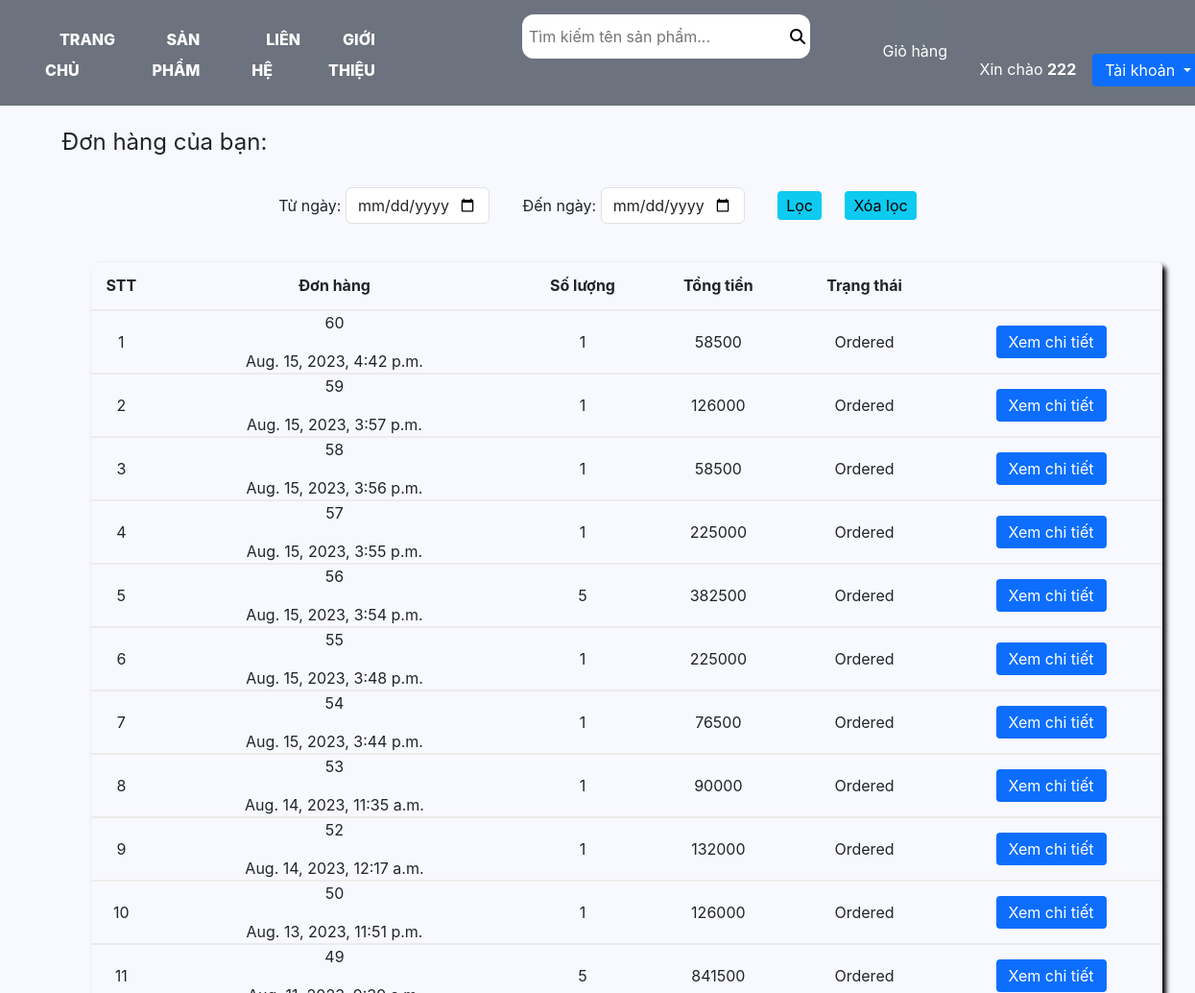
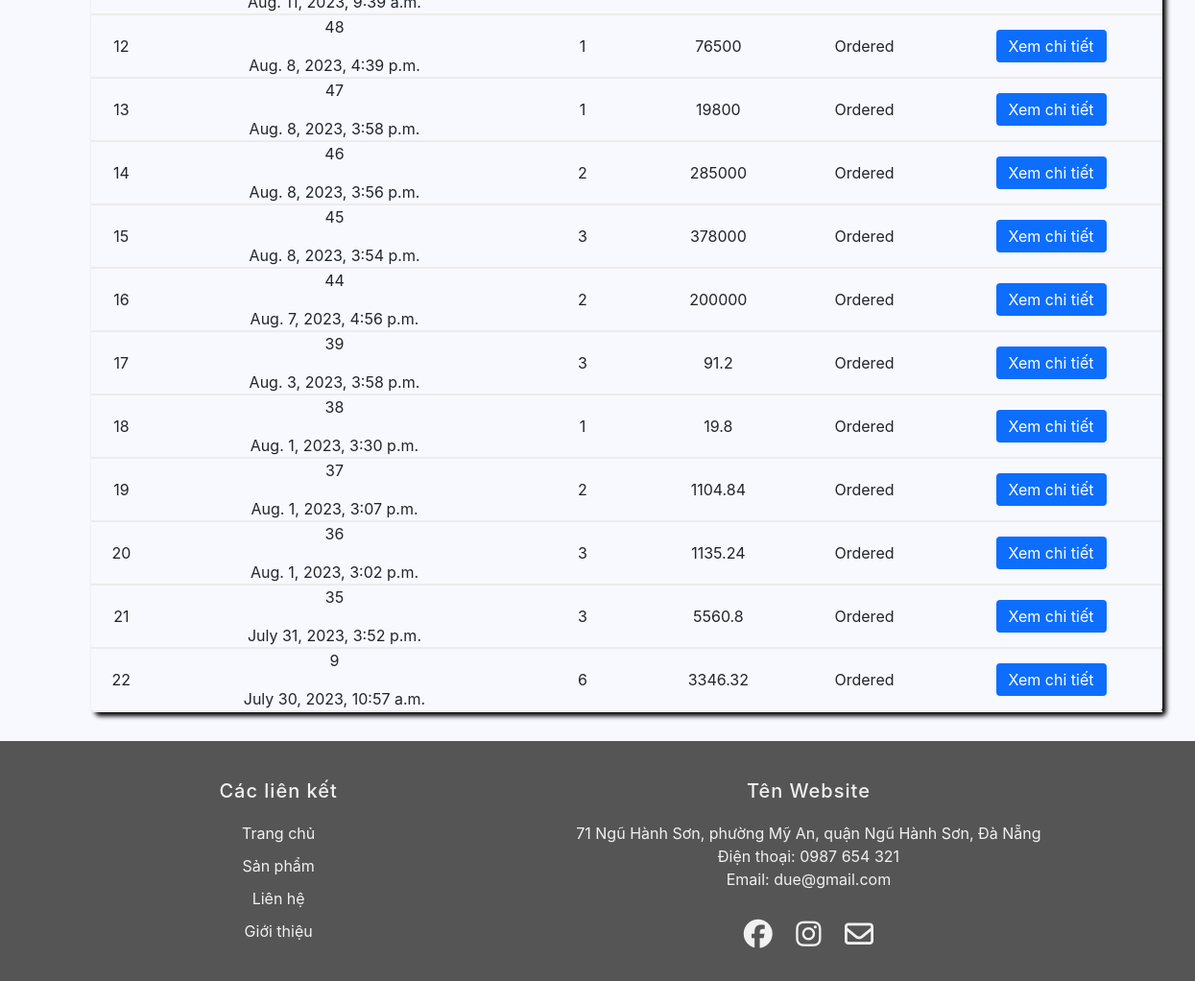
/order_list/ (signed in), run on an earlier commit of the app's database (2 pictures, top to bottom).
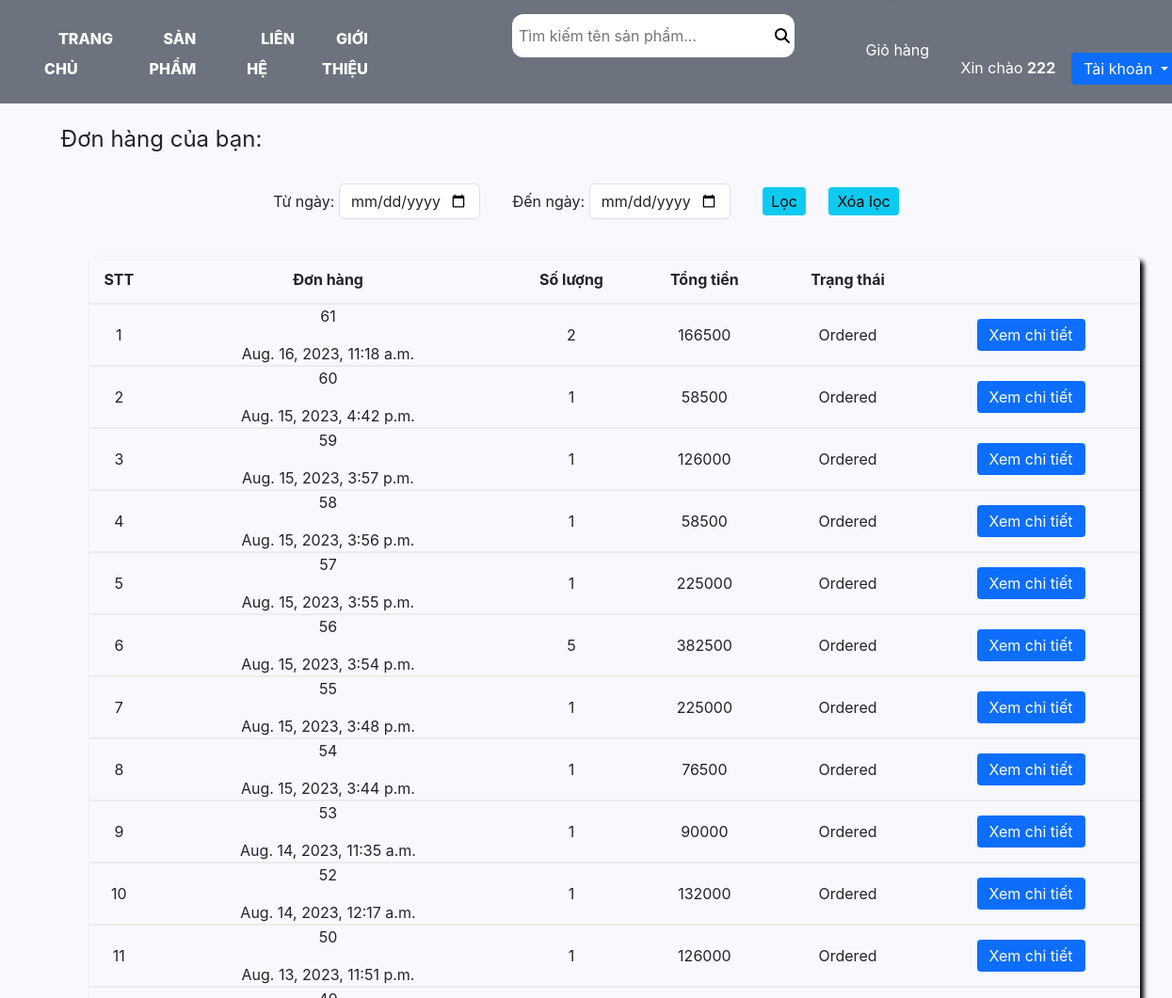
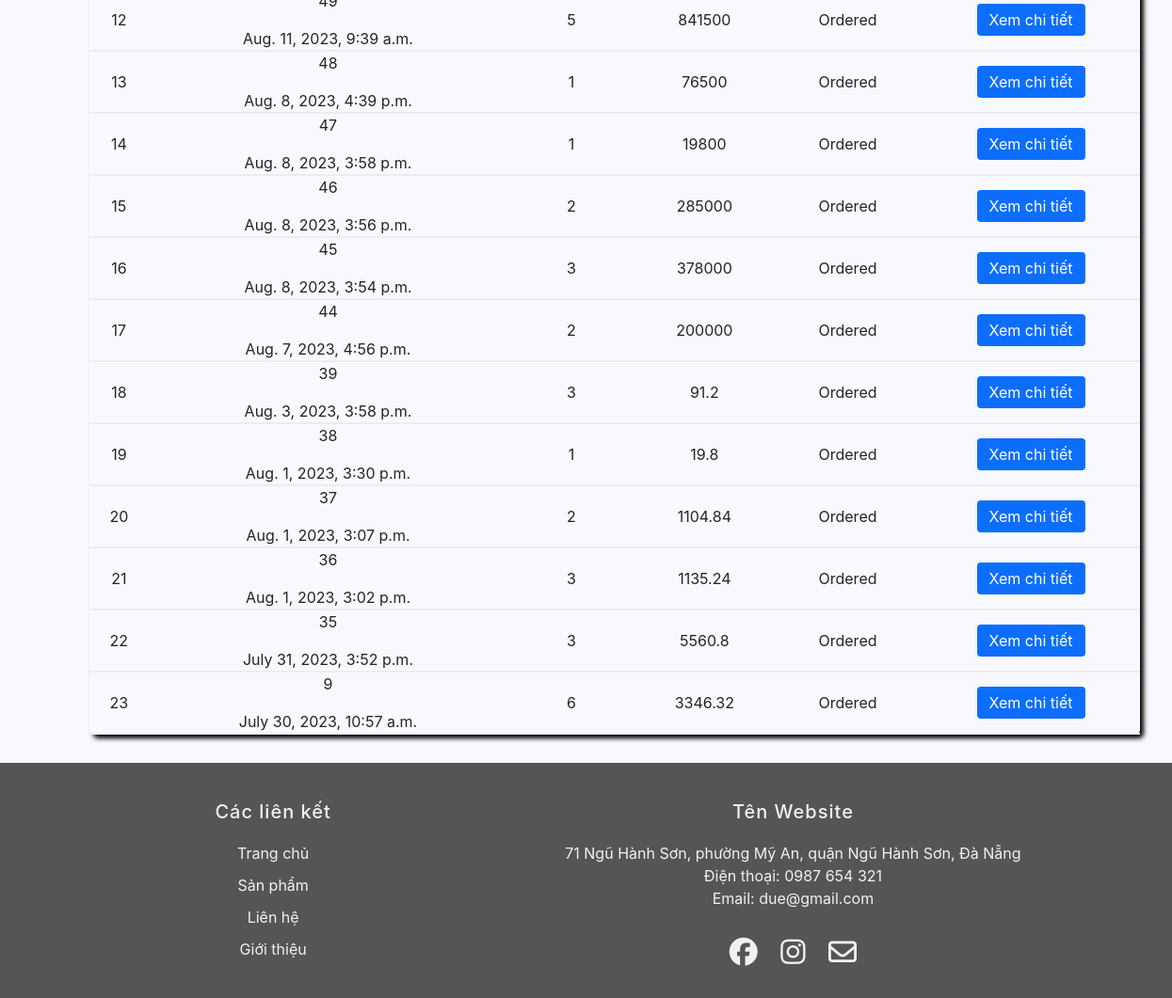
And on a later commit of the database (2 pictures, top to bottom).
### order/models.py (models this page shows)
class Order(models.Model):
    status_choices = (
        (1, "Cart"),
        (2, "Ordered"),
        (3, "Cancelled"),
    )
    total_price = models.PositiveIntegerField(default=0)
    quantity = models.PositiveIntegerField(default=0)
    user = models.ForeignKey(
        Users, related_name="users", on_delete=models.CASCADE, null=True, blank=True
    )
    status = models.IntegerField(choices=status_choices, default=1)
    datetime = models.DateTimeField(null=True, blank=True)

### product/views.py (the view, shortened to what this page needs)
# urls.py: path('order_list/',views.order_list, name="order_list"),
def order_list(request):
    user = Users.objects.get(pk=request.user.pk)
    get_startdate = request.GET.get("start_date")
    get_enddate = request.GET.get("end_date")
    if get_startdate and get_enddate:
        startdate = datetime.strptime(get_startdate, "%Y-%m-%d")
        enddate = datetime.strptime(get_enddate, "%Y-%m-%d") + timedelta(days=1)
        order = Order.objects.filter(datetime__range=(startdate, enddate))
    else:
        order = Order.objects.filter(user=request.user, status=2).order_by("-id")
    return render(
        request,
        "product/order_list.html",
        {"order": order, "get_startdate": get_startdate, "get_enddate": get_enddate},
    )

### product/templates/product/order_list.html (shortened to what this page needs)
{% extends 'product/base.html' %}
{% load static %}
{% block content %}
<head>
    <link rel="stylesheet" href="{% static 'css/product.css' %}">
</head>
<br>
<h4 style="font-weight: normal;">Đơn hàng của bạn:</h4>
<br>
<form method="get" action="" style="margin-bottom: 40px; text-align: center;">
    <label class="lbl" for="start_date" >Từ ngày:</label>
    <input class="form-control" id="start_date" type="date" name="start_date" id="start_date" value="{{ get_startdate }}" required class="form-control" style="width: 150px;">
    <label class="lbl" for="end_date" style="margin-left: 30px;">Đến ngày:</label>
    <input class="form-control" id="end_date" type="date" name="end_date" id="end_date" value="{{ get_enddate }}" required style="width: 150px;">
    <button id="filter-order" type="submit" class="btn btn-info btn-sm" style="margin-left: 30px;">Lọc</button>
    <button id="cancel" type="button" class="btn btn-info btn-sm" onclick="back()" style="margin-left: 20px;" >Xóa lọc</button>
</form>
<table class ="order-tb">
    <tr class="tb-h">
        <th>STT</th>
        <th>Đơn hàng</th>
        <th>Số lượng</th>
        <th>Tổng tiền</th>
        <th>Trạng thái</th>
        <th></th>
        {% for i in order %}
        <tr class="table-order">
            <td>{{ forloop.counter }}</td>
            <td><p>{{i.id}}</p>{{i.datetime}}</td>
            <td>{{i.quantity}}</td>
            <td>{{i.total_price}}</td>
            <td>{{i.get_status_display}}</td>
            <td><a href="{% url 'product:review_order' i.id%}" class="btn btn-primary">Xem chi tiết</a></td>
        {% endfor %}
    </tr>
</table>
{% endblock %}

What changed in the data, as far as the page shows it:
now on this page (row edited): Order: id "61", datetime "Aug. 16, 2023, 11:18 a.m.", quantity "2", total_price "166500", status "Ordered"
